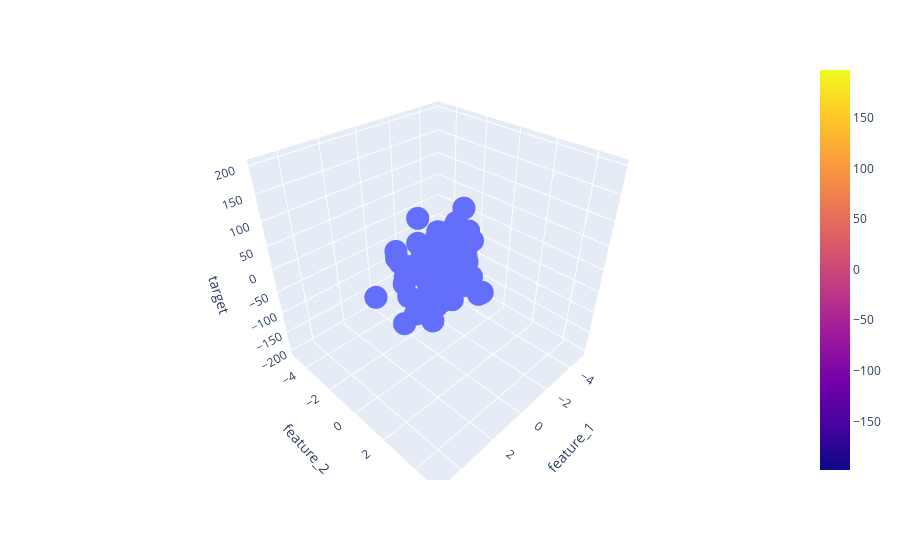

Here is the notebook cell this chart was saved with:
### Code cell
fig = px.scatter_3d(df, x='feature_1', y='feature_2', z='target')

fig.add_trace(go.Surface(x = x, y = y, z =z ))

fig.show()
